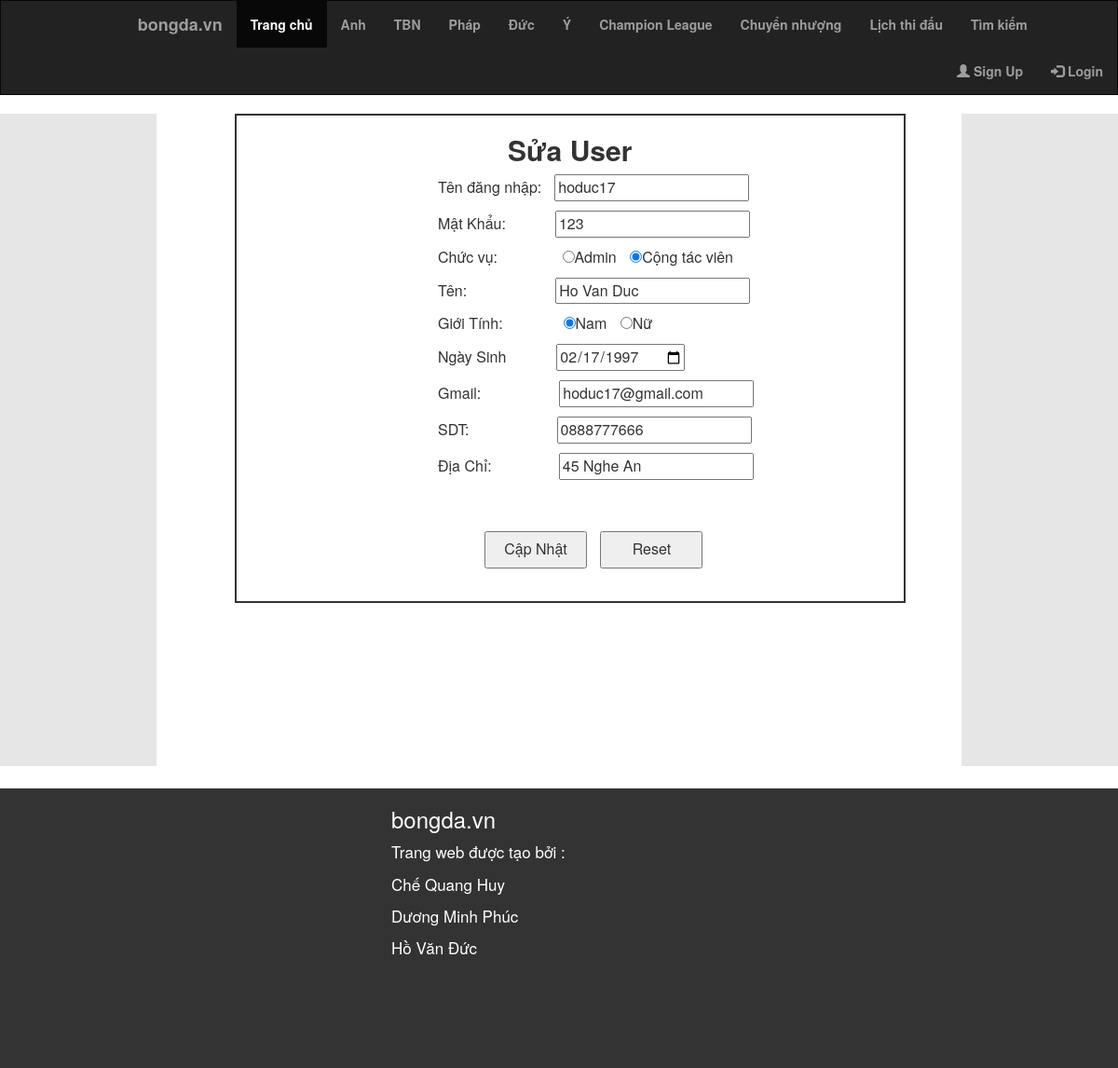
The app's page /WebsiteBongDa/sua.php?id=3 with its own data.
### tables this page shows
CREATE TABLE `account` (
  `idaccount` int(10) NOT NULL,
  `nickname` varchar(20) NOT NULL,
  `password` varchar(20) NOT NULL,
  `role` varchar(20) NOT NULL,
  `name` varchar(50) NOT NULL,
  `sex` varchar(10) NOT NULL,
  `birthday` date NOT NULL,
  `gmail` varchar(50) NOT NULL,
  `phone` varchar(11) NOT NULL,
  `address` varchar(50) NOT NULL
);

### WebsiteBongDa/sua.php (the view, shortened to what this page needs)
<!DOCTYPE html>
<html>
<head>
  <link rel="stylesheet" href="https://maxcdn.bootstrapcdn.com/bootstrap/3.3.7/css/bootstrap.min.css">
  <link rel="stylesheet" type="text/css" href="Library/FootballLibrary.css">
 <link rel="stylesheet" type="text/css" href="Library/League.css">
</head>
<body>
<?php
	 if ($_SESSION['check'] == 0) {
	 	include("header.php");
	}else if($_SESSION['check'] == 1){
      	include("headerloggedadmin.php");
	 }
	 else if($_SESSION['check'] == 2){
      	include("headerloggedctv.php");
	 }
	 $id = $_GET['id'];
	 $link = mysqli_connect("localhost","root","","footballdb") or die ("Khong the ket noi den co so du lieu");
		$sql = "SELECT *FROM account WHERE idaccount = '$id'";
		$rs = mysqli_query($link,$sql);
		$row=mysqli_fetch_array($rs,MYSQLI_BOTH);
 ?>
 <div id="content">
	<div class="space" style="float: left;height: 700px;"></div>
	<div class="loginborderadduser">
		<form action="xulisua.php" method="POST">
			<h2><b style="margin-left: 15%;">Sửa User</b></h2>
			<p>Tên đăng nhập:<input type="text" name="user" style="margin-left: 14px;" value="<?php echo $row['nickname'] ?>"></p>
			<p>Mật Khẩu:<input type="text" name="pass" style="margin-left: 53px;" value="<?php echo $row['password'] ?>"></p>
			<p>Chức vụ:
				<input type="radio" name="role" value="admin" style="margin-left: 65px;">Admin
				<input type="radio" name="role" value="collabtor" style="margin-left: 10px;" checked="">Cộng tác viên<br></p>
			<p>Tên:<input type="text" name="name" style="margin-left: 95px;" value="<?php echo $row['name'] ?>"></p>
			<?php
				if ($row['sex'] == "nam") {
					echo '<p>Giới Tính:<input type="radio" name="sex" value="nam" style="margin-left: 65px;" checked="">Nam
				<input type="radio" name="sex" value="nu" style="margin-left: 10px;">Nữ<br></p>';
				}else if($row['sex'] == "nu"){
					echo '<p>Giới Tính:<input type="radio" name="sex" value="nam" style="margin-left: 65px;">Nam
				<input type="radio" name="sex" value="nu" style="margin-left: 10px;" checked="">Nữ<br></p>';
				}
			?>
			<p>Ngày Sinh<input type="date" name="birth" style="margin-left: 54px;" value="<?php echo $row['birthday'] ?>"></p>
			<p>Gmail:<input type="text" name="gmail" style="margin-left: 84px;" value="<?php echo $row['gmail'] ?>"></p>
			<p>SDT:<input type="text" name="phone" style="margin-left: 94px;" value="<?php echo $row['phone'] ?>"></p>
			<p>Địa Chỉ:<input type="text" name="address" style="margin-left: 72px;" value="<?php echo $row['address'] ?>"></p>
			<input type="submit" name="btnADD" value="Cập Nhật" class="btnAddUser" style="margin-left: 10%;">
			<input type="reset" name="btnREset" value="Reset"class="btnAddUser">
		</form>
	</div>
	<div class="space" style="float: right;height: 700px;"></div>
</div>
<div class="footer" style="color: white;padding-left: 35%;">
    <div style="font-size: 17px;">
	<h3>bongda.vn</h3>
	<p>Trang web được tạo bởi :</p>
    <p>Chế Quang Huy</p>
    <p>Dương Minh Phúc</p>
    <p>Hồ Văn Đức</p>
  </div>
</div>
</body>
</html>
</html>

### WebsiteBongDa/Library/FootballLibrary.css (style rules this page uses)
.footer { background-color: #333; height: 300px; width: 100%; float: left; margin-top: 2%; }

### WebsiteBongDa/Library/League.css (style rules this page uses)
#content { width: 100%; height: 500px; margin-top: 0; }
.space { width: 14%; height: 1800px; background-color: #e6e6e6; }

### WebsiteBongDa/sua.php (style rules this page uses)
.loginborderadduser { border: 2px solid #333; width: 60%; margin-left: 7%; height: 105%; float: left; padding-left: 18%; font-size: 16px; }
.btnAddUser { width: 110px; height: 40px; margin-left: 2%; margin-top: 9%; }

### records on screen
account: user "hoduc17", pass "123", name "Ho Van Duc", birth "02/17/1997", gmail "hoduc17@gmail.com", phone "0888777666", address "45 Nghe An"
